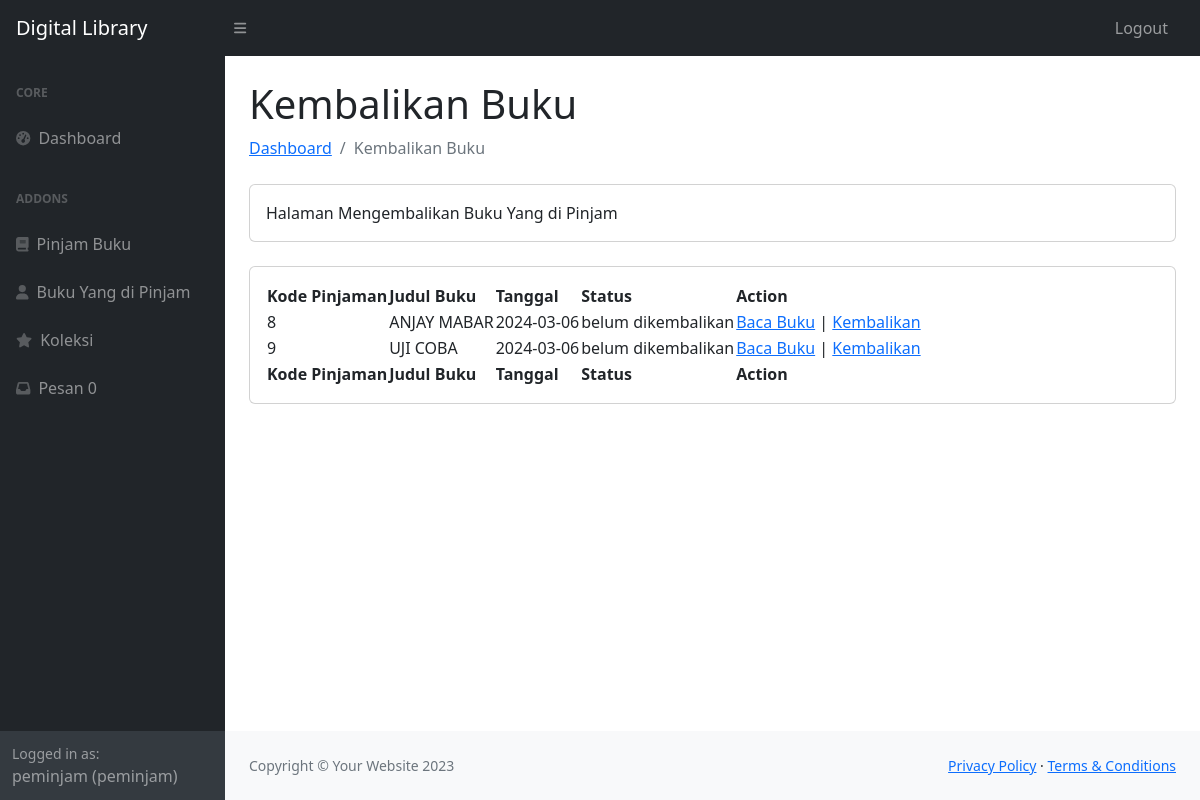
Screenshot of /user/kembalikan.php (signed in) with the database file from the repository.
### tables this page shows
CREATE TABLE `user` (
  `userID` int(11) NOT NULL,
  `username` varchar(225) NOT NULL,
  `password` varchar(225) NOT NULL,
  `email` varchar(225) NOT NULL,
  `namalengkap` varchar(225) NOT NULL,
  `alamat` text NOT NULL,
  `level` varchar(225) NOT NULL
);

CREATE TABLE `peminjam` (
  `peminjamID` int(11) NOT NULL,
  `userID` int(11) NOT NULL,
  `bukuID` int(11) NOT NULL,
  `tanggalpeminjam` date NOT NULL,
  `tanggalpengembalian` date NOT NULL,
  `statuspeminjaman` varchar(225) NOT NULL,
  `username` varchar(50) NOT NULL,
  `judul` varchar(225) NOT NULL
);

### user/kembalikan.php (the view, shortened to what this page needs)
<?php
include '../koneksi.php';
?>
<!DOCTYPE html>
<html lang="en">
    <head>
        <link href="https://cdn.jsdelivr.net/npm/simple-datatables@7.1.2/dist/style.min.css" rel="stylesheet" />
        <link href="../css/styles.css" rel="stylesheet" />
    </head>
    <body class="sb-nav-fixed">
        <?php include 'nav.php'; ?>
            <div id="layoutSidenav_content">
                <main>
                    <div class="container-fluid px-4">
                        <h1 class="mt-4">Kembalikan Buku</h1>
                        <ol class="breadcrumb mb-4">
                            <li class="breadcrumb-item"><a href="index.php">Dashboard</a></li>
                            <li class="breadcrumb-item active">Kembalikan Buku</li>
                        </ol>
                        <div class="card mb-4">
                            <div class="card-body">
                                Halaman Mengembalikan Buku Yang di Pinjam
                            </div>
                        </div>
                        <div class="card mb-4">
                            <div class="card-body">
                            <table id="datatablesSimple">
                            <thead >
                                <tr >
                                    <th>Kode Pinjaman</th>
                                    <th>Judul  Buku</th>
                                    <th>Tanggal</th>
                                    <th>Status</th>
                                    <th>Action</th>
                                </tr>
                            </thead>
                            <tfoot>
                                <tr>
                                    <th>Kode Pinjaman</th>
                                    <th>Judul Buku</th>
                                    <th>Tanggal</th>
                                    <th>Status</th>
                                    <th>Action</th>
                                </tr>
                            </tfoot>
                            <tbody>
                            <?php
    include '../koneksi.php';
    $query = "SELECT * FROM peminjam WHERE username='$_SESSION[username]' and statuspeminjaman='belum dikembalikan'";
    $result = mysqli_query($conn, $query);
    if ($result) {
        while ($row = mysqli_fetch_assoc($result)) {
            echo "<tr>";
            echo "<td>" . $row['peminjamID'] . "</td>";
            echo "<td>" . $row['judul'] . "</td>";
            echo "<td>" . $row['tanggalpeminjam'] . "</td>";
            echo "<td>" . $row['statuspeminjaman'] . "</td>";
            echo "<td><a href='baca.php?bukuID=" . $row['bukuID'] . "'>Baca Buku</a> | <a href='kembali.php?peminjamID=" . $row['peminjamID'] . "'>Kembalikan</a> ";
            echo "</tr>";
        }
    } else {
        echo "Error: " . $query . "<br>" . mysqli_error($conn);
    }
    ?>
                            </tbody>
                        </table>
                            </div>
                        </div>
                    </div>
                </main>
                <footer class="py-4 bg-light mt-auto">
                    <div class="container-fluid px-4">
                        <div class="d-flex align-items-center justify-content-between small">
                            <div class="text-muted">Copyright &copy; Your Website 2023</div>
                            <div>
                                <a href="#">Privacy Policy</a>
                                &middot;
                                <a href="#">Terms &amp; Conditions</a>
                            </div>
                        </div>
                    </div>
                </footer>
            </div>
        </div>
    </body>
</html>

### user/nav.php (shortened to what this page needs)
<nav class="sb-topnav navbar navbar-expand navbar-dark bg-dark">
            <a class="navbar-brand ps-3" href="###">Digital Library</a>
            <button class="btn btn-link btn-sm order-1 order-lg-0 me-4 me-lg-0" id="sidebarToggle" href="#!"><i class="fas fa-bars"></i></button>
            <ul class="navbar-nav ms-auto ms-md-0 me-3 me-lg-4">
                <li class="nav-item dropdown">
                    <a class="nav-link"href="../logout.php" >Logout</a>
                </li>
            </ul>
        </nav>
        <div id="layoutSidenav">
            <div id="layoutSidenav_nav">
                <nav class="sb-sidenav accordion sb-sidenav-dark" id="sidenavAccordion">
                    <div class="sb-sidenav-menu">
                        <div class="nav">
                            <div class="sb-sidenav-menu-heading">Core</div>
                            <a class="nav-link" href="index.php">
                                <div class="sb-nav-link-icon"><i class="fas fa-tachometer-alt"></i></div>
                                Dashboard
                            </a>
                            <div class="sb-sidenav-menu-heading">Addons</div>
                            <a class="nav-link" href="pinjambuku.php">
                                <div class="sb-nav-link-icon"><i class="fa-solid fa-book"></i></div>
                                Pinjam Buku
                            </a>
                            <a class="nav-link" href="kembalikan.php">
                                <div class="sb-nav-link-icon"><i class="fa-solid fa-user"></i></div>
                                 Buku Yang di Pinjam
                            </a>
                            <a class="nav-link" href="koleksi.php">
                                <div class="sb-nav-link-icon"><i class="fa-solid fa-star"></i></div>
                                Koleksi
                            </a>
                            <a class="nav-link" href="pesan.php">
                                <div class="sb-nav-link-icon"><i class="fa-solid fa-inbox"></i></div>
                                Pesan                                    <?php
include '../koneksi.php';
$query = "SELECT COUNT(*) AS total FROM pesan WHERE status='belum dibaca' and username='$_SESSION[username]' ";
$result = mysqli_query($conn, $query);
if ($result) {
    $row = mysqli_fetch_assoc($result);
    $total_pinjam = $row['total'];
    echo "$total_pinjam";
} else {
    echo "Error: " . $query . "<br>" . mysqli_error($conn);
}
?>
                            </a>
                        </div>
                    </div>
                    <div class="sb-sidenav-footer">
                    <?php
                    include '../koneksi.php';
        $tampilPeg    =mysqli_query($conn, "SELECT * FROM user WHERE username='$_SESSION[username]'");
        $peg    =mysqli_fetch_array($tampilPeg);
    ?>
                        <div class="small">Logged in as:</div>
                        <?php echo $_SESSION['username']; ?> (<?=$peg['level']?>)
                    </div>
                </nav>
            </div>

### rows the page displays
user: level "peminjam"
peminjam: peminjamID "8", judul "ANJAY MABAR", tanggalpeminjam "2024-03-06", statuspeminjaman "belum dikembalikan"
peminjam: peminjamID "9", judul "UJI COBA", tanggalpeminjam "2024-03-06", statuspeminjaman "belum dikembalikan"

### other values shown
$total_pinjam "0"
$_SESSION['username'] "peminjam"
